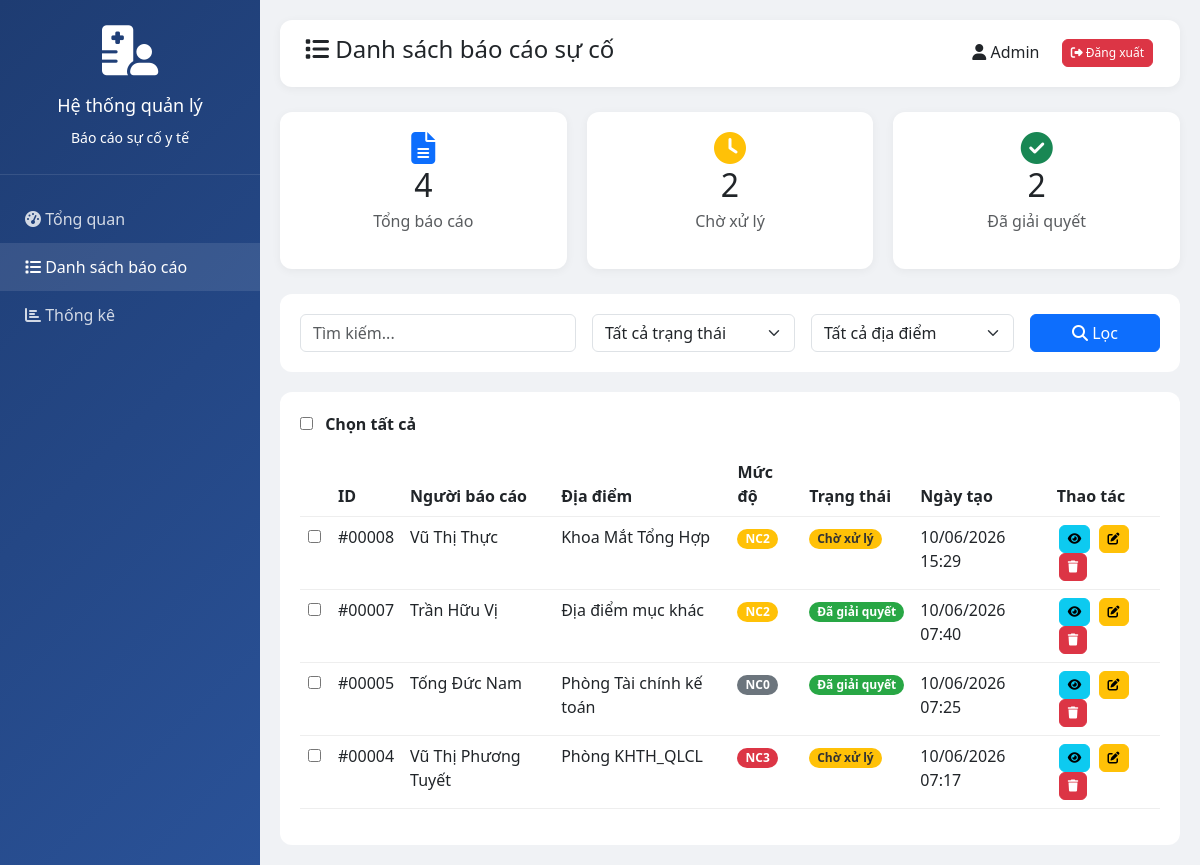
The page /admin/view_reports.php (signed in) on the database as committed earlier.
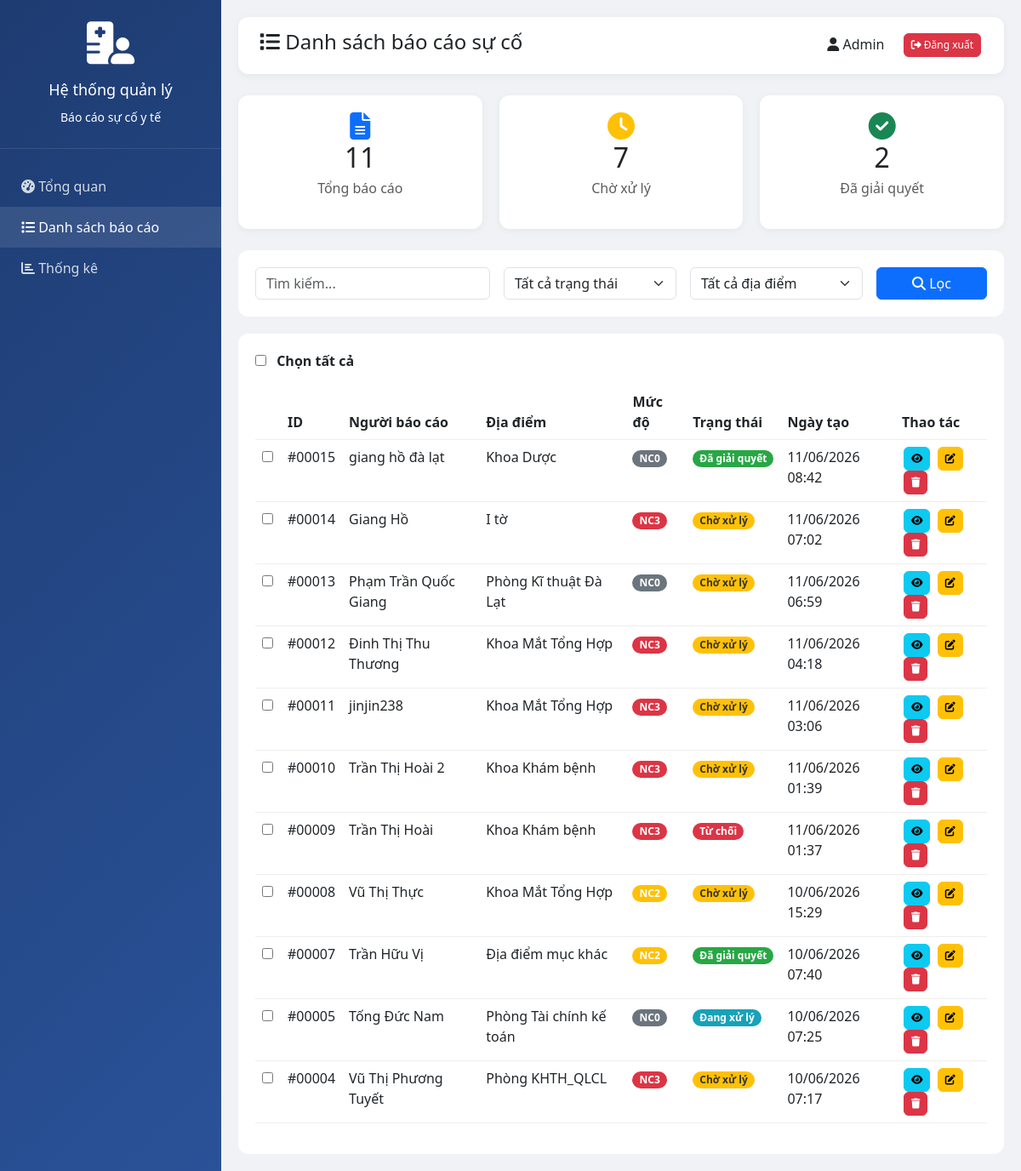
The same page on the database as committed later.
### tables this page shows
CREATE TABLE `baocao` (
  `id` int(11) NOT NULL,
  `nguoibaocao` varchar(100) NOT NULL,
  `email` varchar(100) DEFAULT NULL,
  `hinhthuc` enum('tự nguyện','bắt buộc') DEFAULT 'tự nguyện',
  `diem_xay_ra_su_co` text DEFAULT NULL,
  `diem_xay_ra_su_co_khac` varchar(255) DEFAULT NULL,
  `nhom_su_co` enum('Sự cố y khoa','Sự cố ngoài y khoa') NOT NULL,
  `thoigian` date NOT NULL,
  `doi_tuong` text DEFAULT NULL,
  `doi_tuong_khac` varchar(100) DEFAULT NULL,
  `thong_tin_nguoi_benh` text DEFAULT NULL,
  `mo_ta_su_co` text NOT NULL,
  `tinh_chat_su_co` enum('Suýt xảy ra','Đã xảy ra') NOT NULL,
  `muc_do_su_co` enum('NC0','NC1','NC2','NC3') NOT NULL,
  `phan_loai_su_co` text DEFAULT NULL,
  `phan_loai_su_co_json` longtext DEFAULT NULL CHECK (json_valid(`phan_loai_su_co_json`)),
  `thong_bao_cap_tren` enum('yes','no') DEFAULT 'no',
  `xu_ly_ban_dau` text NOT NULL,
  `giai_phap` text NOT NULL,
  `ghi_nhan_ho_so` enum('yes','no') DEFAULT 'no',
  `status` enum('pending','processing','resolved','rejected') DEFAULT 'pending',
  `admin_notes` text DEFAULT NULL,
  `processed_by` int(11) DEFAULT NULL,
  `processed_at` datetime DEFAULT NULL,
  `created_at` timestamp NOT NULL DEFAULT current_timestamp(),
  `updated_at` timestamp NOT NULL DEFAULT current_timestamp() ON UPDATE current_timestamp()
);

### admin/view_reports.php (the view, shortened to what this page needs)
<?php
require_once(__DIR__ . '/../config/database.php');
$search = $_GET['search'] ?? '';
$sql = "SELECT * FROM baocao WHERE 1=1";
$params = [];
$sql .= " ORDER BY created_at DESC";
$stmt = $pdo->prepare($sql);
$stmt->execute($params);
$reports = $stmt->fetchAll();
$total = count($reports);
$pending = count(array_filter($reports, fn($r) => $r['status'] == 'pending'));
$resolved = count(array_filter($reports, fn($r) => $r['status'] == 'resolved'));
?>
<!DOCTYPE html>
<html lang="vi">
<head>
    <link href="https://cdn.jsdelivr.net/npm/bootstrap@5.3.0/dist/css/bootstrap.min.css" rel="stylesheet">
    <link rel="stylesheet" href="https://cdnjs.cloudflare.com/ajax/libs/font-awesome/6.4.0/css/all.min.css">
</head>
<body>
    <div class="sidebar">
        <div class="sidebar-header">
            <i class="fas fa-hospital-user"></i>
            <h3>Hệ thống quản lý</h3>
            <small>Báo cáo sự cố y tế</small>
        </div>
        <div class="sidebar-menu">
            <a href="dashboard.php"><i class="fas fa-tachometer-alt"></i> Tổng quan</a>
            <a href="view_reports.php" class="active"><i class="fas fa-list"></i> Danh sách báo cáo</a>
            <a href="statistics.php"><i class="fas fa-chart-bar"></i> Thống kê</a>
        </div>
    </div>
    <div class="main-content">
        <div class="navbar-top">
            <h4><i class="fas fa-list"></i> Danh sách báo cáo sự cố</h4>
            <div>
                <span class="me-3"><i class="fas fa-user"></i> <?php echo htmlspecialchars($_SESSION['admin_name'] ?? 'Admin'); ?></span>
                <a href="logout.php" class="btn btn-danger btn-sm"><i class="fas fa-sign-out-alt"></i> Đăng xuất</a>
            </div>
        </div>
        <div class="stats-grid">
            <div class="stat-card">
                <i class="fas fa-file-alt fa-2x text-primary"></i>
                <h3><?php echo $total; ?></h3>
                <p class="text-muted">Tổng báo cáo</p>
            </div>
            <div class="stat-card">
                <i class="fas fa-clock fa-2x text-warning"></i>
                <h3><?php echo $pending; ?></h3>
                <p class="text-muted">Chờ xử lý</p>
            </div>
            <div class="stat-card">
                <i class="fas fa-check-circle fa-2x text-success"></i>
                <h3><?php echo $resolved; ?></h3>
                <p class="text-muted">Đã giải quyết</p>
            </div>
        </div>
        <div class="filter-bar">
            <form method="GET" class="row g-3">
                <div class="col-md-4">
                    <input type="text" name="search" class="form-control" placeholder="Tìm kiếm..." value="<?php echo htmlspecialchars($search); ?>">
                </div>
                <div class="col-md-3">
                    <select name="status" class="form-select">
                        <option value="">Tất cả trạng thái</option>
                    </select>
                </div>
                <div class="col-md-3">
                    <select name="diem_xay_ra_su_co" class="form-select">
                        <option value="">Tất cả địa điểm</option>
                    </select>
                </div>
                <div class="col-md-2">
                    <button type="submit" class="btn btn-primary w-100"><i class="fas fa-search"></i> Lọc</button>
                </div>
            </form>
        </div>
        <div class="table-container">
            <div class="mb-3">
                <label class="select-all">
                    <input type="checkbox" id="selectAllCheckbox" class="me-2">
                    <strong>Chọn tất cả</strong>
                </label>
            </div>
            <form id="bulkForm" method="POST">
                <table class="table">
                    <thead>
                        <tr>
                            <th style="width: 30px;"></th>
                            <th>ID</th>
                            <th>Người báo cáo</th>
                            <th>Địa điểm</th>
                            <th>Mức độ</th>
                            <th>Trạng thái</th>
                            <th>Ngày tạo</th>
                            <th>Thao tác</th>
                        </tr>
                    </thead>
                    <tbody>
                        <?php if(count($reports) > 0): ?>
                            <?php foreach($reports as $report): ?>
                            <tr>
                                <td>
                                    <input type="checkbox" name="selected_ids[]" value="<?php echo $report['id']; ?>" class="report-checkbox">
                                </td>
                                <td>#<?php echo str_pad($report['id'], 5, '0', STR_PAD_LEFT); ?></td>
                                <td><?php echo htmlspecialchars($report['nguoibaocao']); ?></td>
                                <td>
                                    <?php
                                    $diem = $report['diem_xay_ra_su_co'];
                                    if ($diem == 'Mục khác' && !empty($report['diem_xay_ra_su_co_khac'])) {
                                        echo htmlspecialchars($report['diem_xay_ra_su_co_khac']);
                                    } else {
                                        echo htmlspecialchars($diem);
                                    }
                                    ?>
                                </td>
                                <td>
                                    <?php
                                    $mucdo_color = [
                                        'NC0' => 'secondary',
                                        'NC1' => 'info',
                                        'NC2' => 'warning',
                                        'NC3' => 'danger'
                                    ];
                                    $color = $mucdo_color[$report['muc_do_su_co']] ?? 'secondary';
                                    ?>
                                    <span class="badge bg-<?php echo $color; ?>"><?php echo $report['muc_do_su_co']; ?></span>
                                </td>
                                <td>
                                    <span class="badge badge-<?php echo $report['status']; ?>">
                                        <?php
                                        $status_text = [
                                            'pending' => 'Chờ xử lý',
                                            'processing' => 'Đang xử lý',
                                            'resolved' => 'Đã giải quyết',
                                            'rejected' => 'Từ chối'
                                        ];
                                        echo $status_text[$report['status']];
                                        ?>
                                    </span>
                                </td>
                                <td><?php echo date('d/m/Y H:i', strtotime($report['created_at'])); ?></td>
                                <td>
                                    <a href="view_detail.php?id=<?php echo $report['id']; ?>" class="btn btn-sm btn-info" title="Xem chi tiết">
                                        <i class="fas fa-eye"></i>
                                    </a>
                                    <a href="edit_report.php?id=<?php echo $report['id']; ?>" class="btn btn-sm btn-warning" title="Sửa">
                                        <i class="fas fa-edit"></i>
                                    </a>
                                    <button type="button" class="btn btn-sm btn-danger" title="Xóa" onclick="confirmDelete(<?php echo $report['id']; ?>, '<?php echo htmlspecialchars($report['nguoibaocao']); ?>')">
                                        <i class="fas fa-trash"></i>
                                    </button>
                                </td>
                            </tr>
                            <?php endforeach; ?>
                        <?php endif; ?>
                    </tbody>
                </table>
            </form>
        </div>
    </div>
</body>
</html>

### admin/view_reports.php (style rules this page uses)
body { background: #f0f2f5; font-family: 'Segoe UI', Tahoma, Geneva, Verdana, sans-serif; }
.sidebar { position: fixed; left: 0; top: 0; width: 260px; height: 100%; background: linear-gradient(135deg, #1e3c72 0%, #2a5298 100%); color: white; z-index: 100; }
.sidebar-header { padding: 25px; text-align: center; border-bottom: 1px solid rgba(255,255,255,0.1); }
.sidebar-header i { font-size: 50px; margin-bottom: 10px; }
.sidebar-header h3 { font-size: 18px; margin-top: 10px; }
.sidebar-menu { padding: 20px 0; }
.sidebar-menu a { display: block; padding: 12px 25px; color: rgba(255,255,255,0.8); text-decoration: none; transition: 0.3s; }
.sidebar-menu a:hover, .sidebar-menu a.active { background: rgba(255,255,255,0.1); color: white; }
.main-content { margin-left: 260px; padding: 20px; }
.navbar-top { background: white; padding: 15px 25px; border-radius: 12px; display: flex; justify-content: space-between; align-items: center; margin-bottom: 25px; box-shadow: 0 2px 10px rgba(0,0,0,0.05); }
.stats-grid { display: grid; grid-template-columns: repeat(auto-fit, minmax(200px, 1fr)); gap: 20px; margin-bottom: 25px; }
.stat-card { background: white; padding: 20px; border-radius: 12px; text-align: center; box-shadow: 0 2px 10px rgba(0,0,0,0.05); }
.stat-card h3 { font-size: 32px; margin-bottom: 5px; }
.filter-bar { background: white; padding: 20px; border-radius: 12px; margin-bottom: 20px; }
.table-container { background: white; border-radius: 12px; padding: 20px; overflow-x: auto; }
table { width: 100%; border-collapse: collapse; }
th, td { padding: 12px; text-align: left; border-bottom: 1px solid #eee; }
th { background: #f8f9fa; font-weight: 600; }
.badge { padding: 4px 8px; border-radius: 20px; font-size: 12px; }
.badge-pending { background: #ffc107; color: #333; }
.badge-processing { background: #17a2b8; color: white; }
.badge-resolved { background: #28a745; color: white; }
.badge-rejected { background: #dc3545; color: white; }
.btn-sm { padding: 4px 8px; border-radius: 6px; font-size: 12px; margin: 0 2px; }
.select-all { cursor: pointer; }

Rows that differ between the two databases and show on the page:
added baocao: id "00015", nguoibaocao "giang hồ đà lạt", diem_xay_ra_su_co "Khoa Dược", muc_do_su_co "NC0", status "Đã giải quyết", created_at "11/06/2026 08:42"
added baocao: id "00014", nguoibaocao "Giang Hồ", diem_xay_ra_su_co "I tờ", muc_do_su_co "NC3", status "Chờ xử lý", created_at "11/06/2026 07:02"
added baocao: id "00013", nguoibaocao "Phạm Trần Quốc Giang", diem_xay_ra_su_co "Phòng Kĩ thuật Đà Lạt", muc_do_su_co "NC0", status "Chờ xử lý", created_at "11/06/2026 06:59"
added baocao: id "00012", nguoibaocao "Đinh Thị Thu Thương", diem_xay_ra_su_co "Khoa Mắt Tổng Hợp", muc_do_su_co "NC3", status "Chờ xử lý", created_at "11/06/2026 04:18"
added baocao: id "00011", nguoibaocao "jinjin238", diem_xay_ra_su_co "Khoa Mắt Tổng Hợp", muc_do_su_co "NC3", status "Chờ xử lý", created_at "11/06/2026 03:06"
added baocao: id "00010", nguoibaocao "Trần Thị Hoài 2", diem_xay_ra_su_co "Khoa Khám bệnh", muc_do_su_co "NC3", status "Chờ xử lý", created_at "11/06/2026 01:39"
added baocao: id "00009", nguoibaocao "Trần Thị Hoài", diem_xay_ra_su_co "Khoa Khám bệnh", muc_do_su_co "NC3", status "Từ chối", created_at "11/06/2026 01:37"
changed baocao "Tống Đức Nam": status "Đã giải quyết" → "Đang xử lý"
Other text that changed with them:
$total: "4" → "11"
$pending: "2" → "7"
